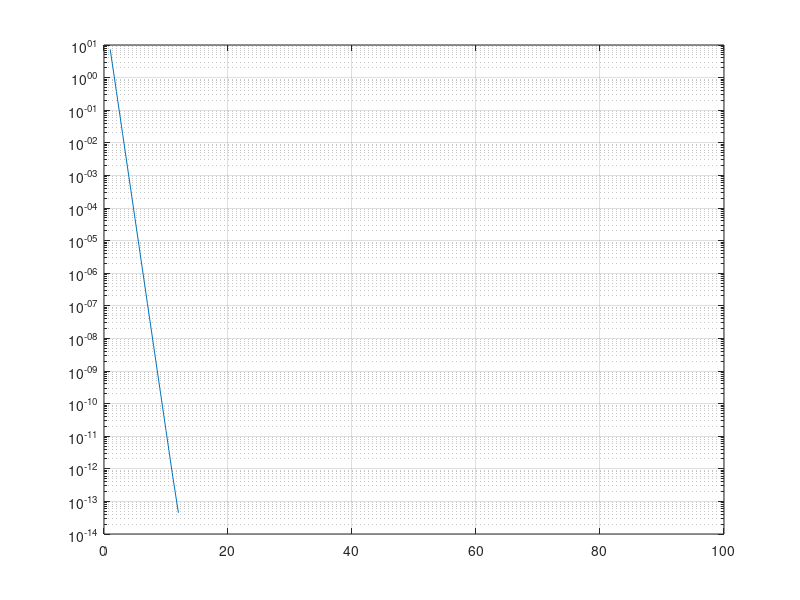

Here is the MATLAB script that generated this plot:
%false-position method
ff=@(x) x-cos(x); %주어진 함수를 선언
iter=0;
xl=0; xu=1; %xl과 xu의 값을 임의 지정
ea=100;  maxit=100; es=5e-19;
tzero=0.73908513321516064166;%주어진 함수의 true value 선언
etlist=zeros(1,maxit); %1부터 maxit까지 모두 0으로 구성된 배열을 생성


while 1
    iter=iter+1; %iter의 값을 1씩 더한다
    %false position method의 핵심적인 식
    xr=xu-ff(xu)*(xl-xu)/(ff(xl)-ff(xu));
    if iter==1 %만약 iter이 1이면
        ea=nan; %ea는 수가 아님
    else
        %새로운 xr에서 바로 직전의 xr값을 뺀 값을 xr로 나눈 값을 100을 곱해 ea에 대입
        ea=abs((xr-xrold)/xr)*100;
    end
    
    %true value에 중간값을 빼서 true value로 나눈 값에 100 곱한다
    et=abs((tzero-xr)/tzero)*100;
    %iter이 속한 배열에 et의 값을 대입
    etlist(iter)=et;
    
    %각 iteration의 xr,ea,et 출력
    fprintf('%d %.20f %.20f, %.20f\n',iter,xr,ea,et);
    
    %함수의 xl값과 xr의 값을 곱하여 어느쪽을 새로운 xr로 바꿀지 test
    test=ff(xl)*ff(xr);
    
    if test<0 %만약 test<0이면
        xu=xr; %xu를 xr로 교환
    elseif test>0 %만약 test>0이면
        xl=xr; %xl를 xr로 교환
    else %만약 test=0이면
        ea=0;
    end
    
    xrold=xr; %원래의 xr을 xrold에 대입
    
    if ea<es||iter>=maxit  %ea가 es보다 작거나 iter이 maxit보다 크거나 같으면
        break %종료
    end
end

semilogy(etlist); grid on; %배열 etlist의 그래프 그리기
hold on;

save data_false.mat; %결과값을 data_false.mat에 저장

